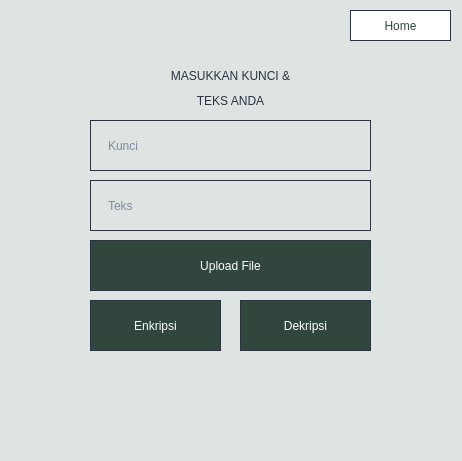
<?xml version="1.0" encoding="UTF-8"?>
<ui version="4.0">
 <class>Dialog</class>
 <widget class="QDialog" name="Dialog">
  <property name="geometry">
   <rect>
    <x>0</x>
    <y>0</y>
    <width>462</width>
    <height>461</height>
   </rect>
  </property>
  <property name="windowTitle">
   <string>Dialog</string>
  </property>
  <property name="styleSheet">
   <string notr="true">background-color: 
#DDE4E1
;</string>
  </property>
  <widget class="QLabel" name="label">
   <property name="geometry">
    <rect>
     <x>0</x>
     <y>60</y>
     <width>461</width>
     <height>31</height>
    </rect>
   </property>
   <property name="styleSheet">
    <string notr="true">color: #2B3242;
font: 25pt &quot;Arial&quot;</string>
   </property>
   <property name="text">
    <string>MASUKKAN KUNCI &amp;</string>
   </property>
   <property name="alignment">
    <set>Qt::AlignCenter</set>
   </property>
  </widget>
  <widget class="QPushButton" name="encryptButton">
   <property name="geometry">
    <rect>
     <x>90</x>
     <y>300</y>
     <width>131</width>
     <height>51</height>
    </rect>
   </property>
   <property name="styleSheet">
    <string notr="true">QPushButton{ 
	background-color: #31473D; color:#FFFFFF;
	font: 15pt &quot;Arial&quot;;
	border-radius: 13.25760269165039px;
	border: 1.4px solid #2B3242;
}

 QPushButton:hover {
	background-color: #6A8378; color:#fff;
	border: 1.4px solid #2B3242;
 }</string>
   </property>
   <property name="text">
    <string>Enkripsi</string>
   </property>
  </widget>
  <widget class="QLineEdit" name="teks">
   <property name="geometry">
    <rect>
     <x>90</x>
     <y>180</y>
     <width>281</width>
     <height>51</height>
    </rect>
   </property>
   <property name="styleSheet">
    <string notr="true">font: 15pt &quot;Mulish&quot;;color:#1D2D5E; 
height: 47.76695251464844px;
width: 376.5159912109375px;
left: 538px;
top: 229px;
border-radius: 13.25760269165039px;
border: 1.4px solid #2B3242;
padding-left:15px;</string>
   </property>
   <property name="text">
    <string/>
   </property>
   <property name="placeholderText">
    <string>Teks</string>
   </property>
  </widget>
  <widget class="QPushButton" name="decryptButton">
   <property name="geometry">
    <rect>
     <x>240</x>
     <y>300</y>
     <width>131</width>
     <height>51</height>
    </rect>
   </property>
   <property name="styleSheet">
    <string notr="true">QPushButton{ 
	background-color: #31473D; color:#FFFFFF;
	font: 15pt &quot;Arial&quot;;
	border-radius: 13.25760269165039px;
	border: 1.4px solid #2B3242;
}

 QPushButton:hover {
	background-color: #6A8378; color:#fff;
	border: 1.4px solid #2B3242;
 }</string>
   </property>
   <property name="text">
    <string>Dekripsi</string>
   </property>
  </widget>
  <widget class="QLineEdit" name="kunci">
   <property name="geometry">
    <rect>
     <x>90</x>
     <y>120</y>
     <width>281</width>
     <height>51</height>
    </rect>
   </property>
   <property name="styleSheet">
    <string notr="true">font: 15pt &quot;Mulish&quot;;color:#1D2D5E; 
height: 47.76695251464844px;
width: 376.5159912109375px;
left: 538px;
top: 229px;
border-radius: 13.25760269165039px;
border: 1.4px solid #2B3242;
padding-left:15px;</string>
   </property>
   <property name="text">
    <string/>
   </property>
   <property name="placeholderText">
    <string>Kunci</string>
   </property>
  </widget>
  <widget class="QLabel" name="label_2">
   <property name="geometry">
    <rect>
     <x>0</x>
     <y>90</y>
     <width>461</width>
     <height>21</height>
    </rect>
   </property>
   <property name="styleSheet">
    <string notr="true">color: #2B3242;
font: 25pt &quot;Arial&quot;</string>
   </property>
   <property name="text">
    <string>TEKS ANDA</string>
   </property>
   <property name="alignment">
    <set>Qt::AlignCenter</set>
   </property>
  </widget>
  <widget class="QPushButton" name="homeButton">
   <property name="geometry">
    <rect>
     <x>350</x>
     <y>10</y>
     <width>101</width>
     <height>31</height>
    </rect>
   </property>
   <property name="styleSheet">
    <string notr="true">QPushButton{ 
	background-color: #fff; color:#31473D;
	font: 15pt &quot;Arial&quot;;
	border-radius: 13.25760269165039px;
	border: 1.4px solid #2B3242;
}</string>
   </property>
   <property name="text">
    <string>Home</string>
   </property>
  </widget>
  <widget class="QLabel" name="hasil">
   <property name="geometry">
    <rect>
     <x>60</x>
     <y>360</y>
     <width>371</width>
     <height>51</height>
    </rect>
   </property>
   <property name="styleSheet">
    <string notr="true">color: #2B3242;
font: 15pt &quot;Arial&quot;</string>
   </property>
   <property name="text">
    <string/>
   </property>
   <property name="alignment">
    <set>Qt::AlignCenter</set>
   </property>
  </widget>
  <widget class="QPushButton" name="uploadButton">
   <property name="geometry">
    <rect>
     <x>90</x>
     <y>240</y>
     <width>281</width>
     <height>51</height>
    </rect>
   </property>
   <property name="styleSheet">
    <string notr="true">QPushButton{ 
	background-color: #31473D; color:#FFFFFF;
	font: 15pt &quot;Arial&quot;;
	border-radius: 13.25760269165039px;
	border: 1.4px solid #2B3242;
}

 QPushButton:hover {
	background-color: #6A8378; color:#fff;
	border: 1.4px solid #2B3242;
 }</string>
   </property>
   <property name="text">
    <string>Upload File</string>
   </property>
  </widget>
 </widget>
 <resources/>
 <connections/>
</ui>
